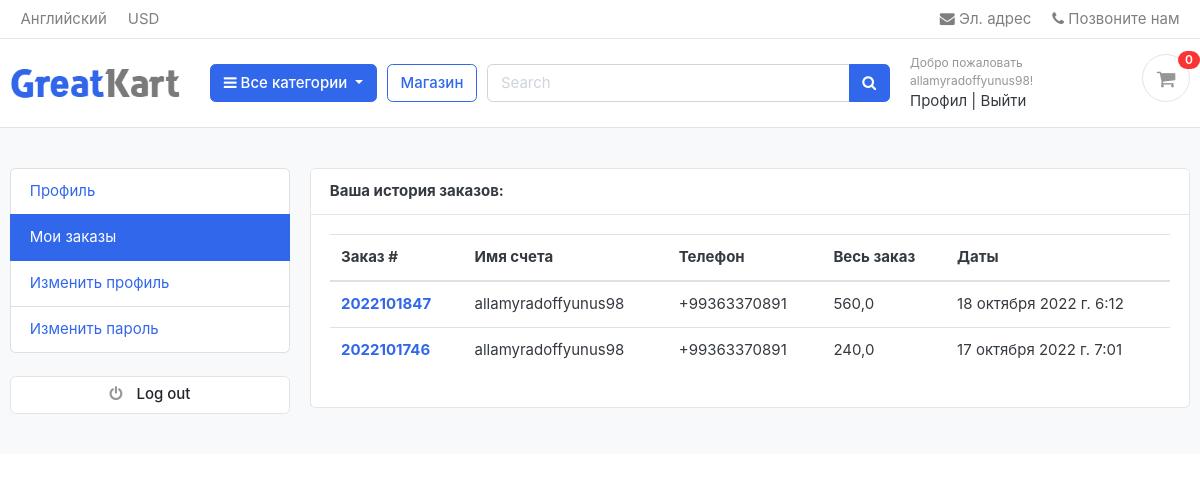
The app's page /accounts/my_orders/ (signed in) with its own data.
### accounts/models.py (models this page shows, shortened)
class Account(AbstractBaseUser):
    first_name = models.CharField(max_length=50)
    last_name = models.CharField(max_length=50)
    username = models.CharField(max_length=50, unique=True)
    email = models.EmailField(max_length=100, unique=True)
    phone_number = models.CharField(max_length=50)
    date_joined = models.DateTimeField(auto_now_add=True)
    last_login = models.DateTimeField(auto_now_add=True)
    is_admin = models.BooleanField(default=False)
    is_staff = models.BooleanField(default=False)
    is_active = models.BooleanField(default=False)
    is_superadmin = models.BooleanField(default=False)
    USERNAME_FIELD = 'email'
    REQUIRED_FIELDS = ['username', 'first_name', 'last_name']
    objects = MyAccountManager()

### orders/models.py (models this page shows, shortened)
class Order(models.Model):
    STATUS = (
        ('New', 'New'),
        ('Accepted', 'Accepted'),
        ('Completed', 'Completed'),
        ('Cancelled', 'Cancelled'),
    )
    user = models.ForeignKey(Account, on_delete=models.SET_NULL, null=True)
    payment = models.ForeignKey(Payment, on_delete=models.SET_NULL, blank=True, null=True)
    order_number = models.CharField(max_length=20)
    first_name = models.CharField(max_length=50)
    last_name = models.CharField(max_length=50)
    phone = models.CharField(max_length=15)
    email = models.EmailField(max_length=50)
    address_line_1 = models.CharField(max_length=60)
    address_line_2 = models.CharField(max_length=60, blank=True)
    country = models.CharField(max_length=50)
    state = models.CharField(max_length=50)
    city = models.CharField(max_length=50)
    order_note = models.CharField(max_length=100, blank=True)
    order_total = models.FloatField()
    status = models.CharField(max_length=10, choices=STATUS, default='New')
    ip = models.CharField(blank=True, max_length=20)
    is_ordered = models.BooleanField(default=True)
    created_at = models.DateTimeField(auto_now_add=True)
    updated_at = models.DateTimeField(auto_now=True)

### accounts/views.py (the view)
# urls.py: path('my_orders/', my_orders, name="my_orders"),
def my_orders(request):
    order = Order.objects.filter(user_id=request.user, is_ordered=True).order_by('-created_at')
    context = {
        'order': order
    }
    return render(request, 'accounts/my_orders.html', context)

### carts/context_processors.py (called while the page is built)
def counter(request):
    cart_count = 0
    if 'admin' in request.path:
        return {}
    else:
        try:
            cart = Cart.objects.filter(cart_id=_cart_id(request))
            if request.user.is_authenticated:
                cart_items = CartItem.objects.all().filter(user=request.user)
            else:
                cart_items = CartItem.objects.all().filter(cart=cart[:1])
            for cart_item in cart_items:
                cart_count += cart_item.quantity
        except Cart.DoesNotExist:
            cart_count = 0
    return dict(cart_count=cart_count)

### carts/views.py (called while the page is built)
def _cart_id(request):
    cart = request.session.session_key
    if not cart:
        cart = request.session.create()
    return cart

### templates/accounts/my_orders.html (shortened to what this page needs)
{% extends 'base.html' %}
{% load static %}
{% block content %}
<section class="section-conten padding-y bg">
    <div class="container">
        <div class="row">
            {% include 'include/dashboard_sidebar.html' %}
            <main class="col-md-9">
                <article class="card">
                    <header class="card-header">
                        <strong class="d-inline-block mr-3">Ваша история заказов:</strong>
                    </header>
                    <div class="card-body">
                        <div class="row">
                            <div class="col-md-12">
                               <table class="table table-hover">
                                    <thead>
                                        <tr>
                                            <th scope="col">Заказ #</th>
                                            <th scope="col">Имя счета</th>
                                            <th scope="col">Телефон</th>
                                            <th scope="col">Весь заказ</th>
                                            <th scope="col">Даты</th>
                                        </tr>
                                    </thead>
                                    <tbody>
                                        {% for i in order %}
                                        <tr>
                                            <th scope="row"><a href="{% url 'order_detail' i.id %}">{{i.order_number}}</a> </th>
                                            <td>{{request.user.first_name}}</td>
                                            <td>{{request.user.phone_number}}</td>
                                            <td>{{i.order_total}}</td>
                                            <td>{{i.created_at}}</td>
                                        </tr>
                                        {% endfor %}
                                    </tbody>
                               </table>
                            </div>
                        </div>
                    </div>
        </div>
    </div>
</section>
{% endblock %}

### templates/include/header.html (shortened to what this page needs)
{%load static %}
<header class="section-header">
    <nav class="navbar p-md-0 navbar-expand-sm navbar-light border-bottom">
        <div class="container">
            <div class="collapse navbar-collapse" id="navbarTop4">
                <ul class="navbar-nav mr-auto">
                    <li class="nav-item dropdown">
                        <a href="#" class="nav-link">
                            Английский </a>
                    </li>
                    <li class="nav-item dropdown">
                        <a href="#" class="nav-link"> USD </a>
                    </li>
                </ul>
                <ul class="navbar-nav">
                    <li><a href="#" class="nav-link"> <i class="fa fa-envelope"></i> Эл. адрес </a></li>
                    <li><a href="#" class="nav-link"> <i class="fa fa-phone"></i>
                            Позвоните нам </a></li>
                </ul>
            </div>
        </div>
    </nav>
    <section class="header-main border-bottom">
        <div class="container">
            <div class="row align-items-center">
                <div class="col-lg-2 col-md-3 col-6">
                    <a href="/" class="brand-wrap">
                        <img class="logo" src="{% static './images/logo.png' %}">
                    </a>
                </div>
                <div class="col-lg col-sm col-md col-6 flex-grow-0">
                    <div class="category-wrap dropdown d-inline-block float-right">
                        <button type="button" class="btn btn-primary dropdown-toggle" data-toggle="dropdown">
                            <i class="fa fa-bars"></i>
                            Все категории
                        </button>
                    </div>
                </div>
                <a href="{% url 'store' %}" class="btn btn-outline-primary">Магазин</a>
                <div class="col-lg  col-md-6 col-sm-12 col">
                    <form action="{% url 'search' %}" class="search" method="GET">
                        <div class="input-group w-100">
                            <input type="text" class="form-control" style="width:60%;" placeholder="Search"
                                name="keyword">
                            <div class="input-group-append">
                                <button class="btn btn-primary" type="submit">
                                    <i class="fa fa-search"></i>
                                </button>
                            </div>
                        </div>
                    </form>
                </div>
                <div class="col-lg-3 col-sm-6 col-8 order-2 order-lg-3">
                    <div class="d-flex justify-content-end mb-3 mb-lg-0">
                        {% if user.id is None %}
                        <div class="widget-header">
                            <small class="title text-muted">Добро пожаловать!</small>
                            <div>
                                <a href="{% url 'login' %}">
                                    Войти</a> <span class="dark-transp"> | </span>
                                <a href="{% url 'register' %}"> Регистрация</a>
                            </div>
                        </div>
                        {% else %}
                        <div class="widget-header">
                            <small class="title text-muted">Добро пожаловать {{user.first_name}}!</small>
                            <div>
                                <a href="{% url 'dashboard' %}">
                                    Профил</a> <span class="dark-transp"> | </span>
                                <a href="{% url 'logout' %}"> Выйти</a>
                            </div>
                        </div>
                        {% endif %}
                        <a href="{% url 'cart'  %}" class="widget-header pl-3 ml-3">
                            <div class="icon icon-sm rounded-circle border"><i class="fa fa-shopping-cart"></i>
                            </div>
                            <span class="badge badge-pill badge-danger notify">{{cart_count}}</span>
                        </a>
                    </div>
                </div>
            </div>
        </div>
    </section>
</header>

### static/css/ui.css (style rules this page uses)
html { font-family: "Inter", sans-serif; font-size: 15px; }
.icon-xs, .icon-sm, .icon-md, .icon-lg { display: inline-block; text-align: center; flex-shrink: 0; flex-grow: 0; }
.icon-sm { width: 48px; height: 48px; line-height: 48px !important; font-size: 20px; }
.padding-y { padding-top: 40px; padding-bottom: 40px; }
article:after, .form-group:after { display: block; clear: both; content: ""; }
.bg { background-color: #f8f9fa; }
.header-main { position: relative; padding-top: 1rem; padding-bottom: 1rem; }
.brand-wrap .logo, .navbar-brand .logo { margin-right: 7px; max-height: 42px; display: inline-block; }
.widget-header { display: inline-block; vertical-align: middle; position: relative; }
.widget-header a { color: #343a40; }
.widget-header i { color: #969696; }
.widget-header .title { display: block; }
.widget-header .notify { position: absolute; top: -3px; right: -10px; }
.notify { position: absolute; top: -4px; right: -10px; display: inline-block; padding: 0.25em 0.6em; font-size: 12px; line-height: 1; text-align: center; border-radius: 3rem; color: #fff; background-color: #fa3434; }

### records on screen
Account: first_name "allamyradoffyunus98", user.first_name "allamyradoffyunus98", user.phone_number "+99363370891"
Order: order_number "2022101847", order_total "560,0", created_at "18 октября 2022 г. 6:12"
Order: order_number "2022101746", order_total "240,0", created_at "17 октября 2022 г. 7:01"

### other values on screen
{{ cart_count }} "0"
